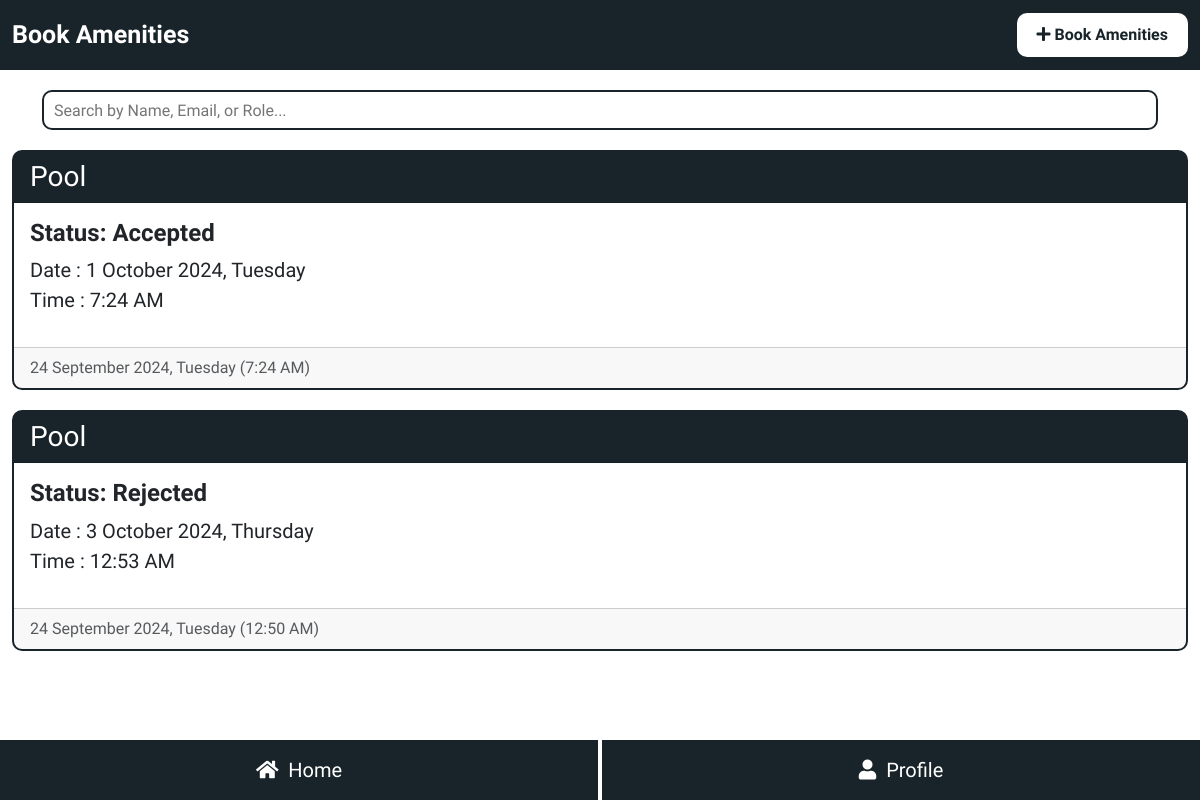
Page /resident/amenities.php (signed in) on the committed database.
### tables this page shows
CREATE TABLE `gated_amenities_booking` (
  `id` int(11) NOT NULL,
  `name` varchar(255) NOT NULL,
  `house` varchar(255) NOT NULL,
  `mobile` varchar(255) NOT NULL,
  `email` varchar(255) NOT NULL,
  `amenity` varchar(255) NOT NULL,
  `date` date NOT NULL,
  `time` time NOT NULL,
  `status` varchar(255) NOT NULL,
  `date_time` datetime NOT NULL DEFAULT current_timestamp()
);

### resident/amenities.php (the view, shortened to what this page needs)
<?php
include ('../assets/inc/conn.php');
$block_house = ($_SESSION['residentBlock'] == "NA") ? $_SESSION['residentHouseNum'] : $_SESSION['residentBlock']." - ".$_SESSION['residentHouseNum'];
?>
<!DOCTYPE html>
<html lang="en">
<head>
    <link href="https://cdn.jsdelivr.net/npm/bootstrap@5.3.3/dist/css/bootstrap.min.css" rel="stylesheet"
>
    <link rel="stylesheet" href="https://cdnjs.cloudflare.com/ajax/libs/font-awesome/5.15.2/css/all.min.css" />
    <link rel="stylesheet" href="assets/css/amenities.css">
</head>
<body>
    <nav class="navbar navbar-expand-lg">
        <div class="container-fluid">
            <span class="navText">Book Amenities</span>
            <button type="button" class="bookAmaBtn" data-bs-toggle="modal" data-bs-target="#book-ama-modal">
                <i class="fa fa-plus" aria-hidden="true"></i> Book Amenities
            </button>
        </div>
    </nav>
     <div class="container searchBar">
         <input type="text" id="searchBookAmeInput" class="search-input" placeholder="Search by Name, Email, or Role...">
     </div>
    <div class="container-fluid all-rep-ser-data-container">
    <?php
    $ameBookData = mysqli_query($conn , "SELECT * FROM `gated_amenities_booking` WHERE `house` = '$block_house' ORDER BY `id` DESC");
    while($ameBookRow = mysqli_fetch_assoc($ameBookData)){
        ?>
        <div class="card allBookAmeCard" id="searchItems">
            <h3 class="card-header"><?php echo $ameBookRow['amenity'];?></h3>
            <div class="card-body">
                <h4 class="card-title card-name-section">Status: <?php echo $ameBookRow['status'];?></h4>
                <p class="card-text">
                <?php
                    $dateString = $ameBookRow['date'];
                    $timeString = $ameBookRow['time'];
                    $fullDateTimeString = $dateString . ' ' . $timeString;
                    $dateTime = new DateTime($fullDateTimeString);
                    $formattedDate = $dateTime->format('j F Y, l');
                    $formattedTime = $dateTime->format('g:i A');
                ?>
                    Date : <?php echo $formattedDate;?><br>
                    Time : <?php echo $formattedTime;?>
                </p>
            </div>
            <div class="card-footer text-body-secondary">
                <?php
                    $bookeddateTime = new DateTime($ameBookRow['date_time']);
                    $bookedformattedDate = $bookeddateTime->format('j F Y, l (g:i A)');
                ?>
                <?php echo $bookedformattedDate;?>
            </div>
        </div>
        <?php
    }
    ?>
    </div>
    <footer>
        <div class="container-fluid g-0 footer-container full-cover">
            <div class="row g-0 footer-row full-cover">
                <div class="col col-6 footer-col">
                    <a class="footer-home footer-nav full-cover full-center" href="index.php">
                        <i class="fa fa-home" aria-hidden="true"></i>&nbsp;
                        <span>&nbsp;Home</span>
                    </a>
                </div>
                <div class="col col-6 footer-col">
                    <a class="footer-activities footer-nav full-cover full-center" href="profile.php">
                        <i class="fa fa-user" aria-hidden="true"></i>&nbsp;
                        <span>&nbsp;Profile</span>
                    </a>
                </div>
            </div>
        </div>
    </footer>
</body>
</html>

### resident/assets/css/amenities.css (style rules this page uses)
:root { --main-color: #19242a; }
body { overflow: -moz-scrollbars-none; scrollbar-width: none; -ms-overflow-style: none; }
* { margin: 0; padding: 0; font-family: "Inria Sans", sans-serif; }
.full-cover { height: 100%; width: 100%; }
.full-center { display: flex; justify-content: center; align-items: center; }
.navbar { background-color: var(--main-color); height: 70px; position: sticky; top: 0; z-index: 999; }
.navText { font-weight: bold; font-size: 25px; color: #fff; }
.bookAmaBtn { color: var(--main-color); background-color: #fff; padding: 10px 20px; border: none; border-radius: 10px; cursor: pointer; font-weight: bold; }
.search-input { width: 100%; border: 2px solid var(--main-color); margin-top: 20px; height: 40px; padding: 10px; border-radius: 10px; }
.all-rep-ser-data-container { margin-bottom: 70px; }
.all-rep-ser-data-container .card { margin: 20px 0; border: 2px solid var(--main-color); border-radius: 10px; }
.all-rep-ser-data-container .card .card-text { font-size: 20px; }
.card-header { background-color: var(--main-color); color: #fff; }
.card-name-section { font-weight: bold; }
footer { height: 60px; width: 100%; background-color: var(--main-color); position: fixed; bottom: 0; z-index: 999; }
.footer-col { height: 100%; background-color: var(--main-color) }
.footer-nav { text-decoration: none; color: #fff; font-size: 20px; }
.footer-home { border-right: 2px solid #fff; }
.footer-activities { border-left: 2px solid #fff; }

### rows in the picture
gated_amenities_booking: amenity "Pool", status "Accepted", formattedDate "1 October 2024, Tuesday", formattedTime "7:24 AM", date_time "24 September 2024, Tuesday (7:24 AM)"
gated_amenities_booking: amenity "Pool", status "Rejected", formattedDate "3 October 2024, Thursday", formattedTime "12:53 AM", date_time "24 September 2024, Tuesday (12:50 AM)"
